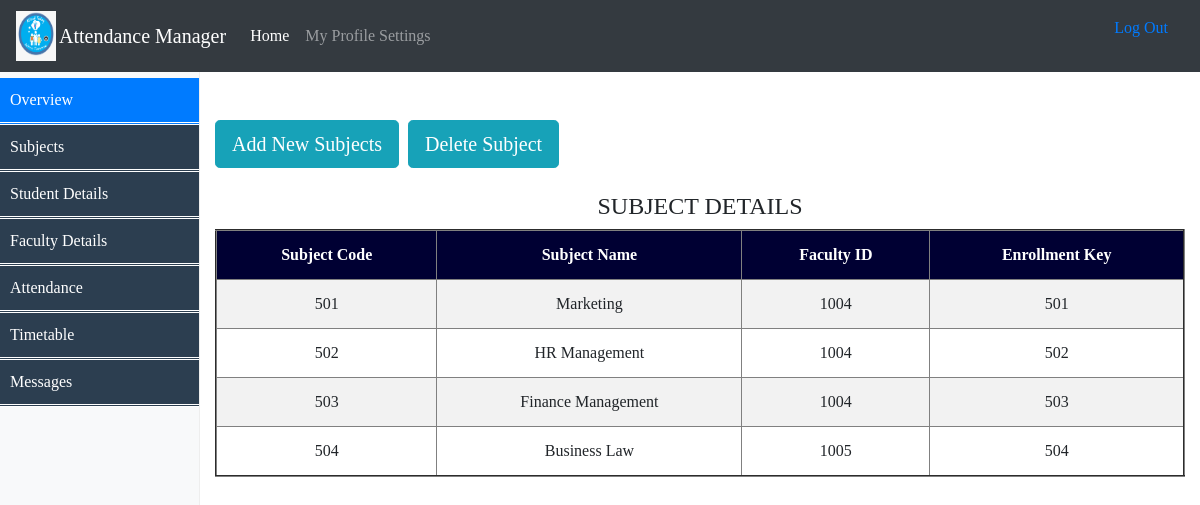
Page /Admin/AddSubjects.php (signed in) on the committed database.
### tables this page shows
CREATE TABLE `subjects` (
  `course_id` int(11) NOT NULL,
  `sub_id` int(11) NOT NULL,
  `sub_name` varchar(50) NOT NULL,
  `fact_id` int(11) DEFAULT 0,
  `Enroll_Key` int(11) DEFAULT 0
);

### Admin/session.php (called while the page is built, shortened)
<?php
$connection = mysqli_connect("localhost", "root", "");
$user_check=$_SESSION['login_user'];
$ses_sql=mysqli_query($connection,"select username from adminlogin where username='$user_check'");
$row = mysqli_fetch_assoc($ses_sql);
$login_session =$row['username'];
?>

### Admin/AddSubjects.php (the view, shortened to what this page needs)
<?php
include('session.php');
?>
<html lang="en">
  <head>
    <link href="Assests/table.css" rel="stylesheet">
	<link href="Assests/dropdown.css" rel="stylesheet">
	<link rel="stylesheet" href="Assests/bootstrap-4.0.0-beta.2-dist/css/bootstrap.min.css"/>
    <link href="Assests/css/bootstrap.min.css" rel="stylesheet">
    <link href="Assests/css/dashboard.css" rel="stylesheet">
  </head>
  <body style="font-family:Verdana;font-size:16px;">
    <header>
      <nav class="navbar navbar-expand-md navbar-dark fixed-top bg-dark">
	  	<img src="../goa-logo.png" alt="attendance" style="width:40px;height:50px;" align="left">
        <a class="navbar-brand" href=""> Attendance Manager</a>
        <div class="collapse navbar-collapse" id="navbarsExampleDefault">
          <ul class="navbar-nav mr-auto">
            <li class="nav-item active">
              <a class="nav-link" href="AdminProfile.php">Home <span class="sr-only">(current)</span></a>
            </li>
            <li class="nav-item">
			  <li class="dropdown">
				<a class="nav-link" href="javascript:void(0)" class="dropbtn">My Profile Settings</a>
			  </li>
            </li>
          </ul>
          <form class="form-inline mt-2 mt-md-0">
			 <a class="nav-link" href="logout.php">Log Out</a>
          </form>
        </div>
      </nav>
    </header>
<div class="container-fluid">
      <div class="row">
        <nav class="col-sm-3 col-md-2 d-none d-sm-block bg-light sidebar" style="margin-top:7px;">
			<ul class="mainmenu nav nav-pills flex-column">
				<li class="nav-item">
					  <a class="nav-link active" href="#">Overview <span class="sr-only">(current)</span></a>
				 </li>
				<li class="nav-item"><a class="nav-link"href="AddSubjects.php">Subjects</a></li>
				<li class="nav-item"><a class="nav-link"href="studIndex.php">Student Details</a></li>
				<li class="nav-item"><a class="nav-link"href="facIndex.php">Faculty Details</a></li>
				<li class="nav-item"><a class="nav-link"href="">Attendance</a>
				</li>
				<li class="nav-item"><a class="nav-link"href="">Timetable</a>
				</li>
				<li><a href="notify.php">Messages</a></li>
			</ul>
        </nav>
        <main role="main" class="col-sm-9 ml-sm-auto col-md-10 pt-3">
		 <br/><br/>
			<button class="btn btn-info btn-lg" data-toggle="modal" data-target="#add_new_person" data-backdrop="static" style="margin-right: 5px;">Add New Subjects</button>
			<button class="btn btn-info btn-lg" data-toggle="modal" data-target="#add_new" data-backdrop="static" style="margin-right: 5px;">Delete Subject</button>
	<br/><br/>
	<?php
		$login=$login_session;
		$query1="select course_id from adminlogin where username='$login'";
		$res=mysqli_query($connection,$query1);
		$row=mysqli_fetch_assoc($res);
		$course=$row['course_id'];
		$query="select * from subjects where course_id='$course'";
		$result=mysqli_query($connection,$query);
		if((mysqli_num_rows($result)) > 0){
		echo "<h4 align='center'>SUBJECT DETAILS</h4>";
		echo "<table border='2' width='100%'>";
		echo "<th height='50px'>Subject Code</th>";
		echo "<th>Subject Name</th>";
		echo "<th>Faculty ID</th>";
		echo "<th>Enrollment Key</th>";
				while($row=mysqli_fetch_assoc($result))
			{
				echo "<tr>";
				echo "<td>".$row['sub_id']."</td>";
				echo "<td>".$row['sub_name']."</td>";
				echo "<td>".$row['fact_id']."</td>";
				echo "<td>".$row['Enroll_Key']."</td>";
				echo "</tr>";
			}
		echo "</table>";
	}
	else
		echo '<script>alert("No record Found")</script>';
	?>
	</main>
      </div>
    </div>
</body>
</html>

### Admin/Assests/table.css (style rules this page uses)
table { border-collapse: collapse; width: 100%; text-align:center; }
th, td { padding: 15px; text-align: center; }
tr:nth-child(even) { background-color: #f2f2f2 }

### Admin/Assests/css/dashboard.css (style rules this page uses)
body { padding-top: 3.5rem; }
.sidebar { position: fixed; top: 51px; bottom: 0; left: 0; z-index: 1000; padding: 20px 0; overflow-x: hidden; overflow-y: auto; border-right: 1px solid #eee; }
.sidebar .nav { margin-bottom: 20px; }
.sidebar .nav-item { width: 100%; }
.sidebar .nav-item + .nav-item { margin-left: 0; }
.sidebar .nav-link { border-radius: 0; }

### Admin/AddSubjects.php (style rules this page uses)
.mainmenu, .submenu { list-style-type: circle; padding: 0; margin: 0; }
.mainmenu a { display: block; background-color: #2c3e50; text-decoration: none; padding: 10px; color: white; border-bottom: double; }
th { background-color: 000033; color:white; }

### rows in the picture
subjects: sub "501", sub_name "Marketing", fact "1004", Enroll_Key "501"
subjects: sub "502", sub_name "HR Management", fact "1004", Enroll_Key "502"
subjects: sub "503", sub_name "Finance Management", fact "1004", Enroll_Key "503"
subjects: sub "504", sub_name "Business Law", fact "1005", Enroll_Key "504"
